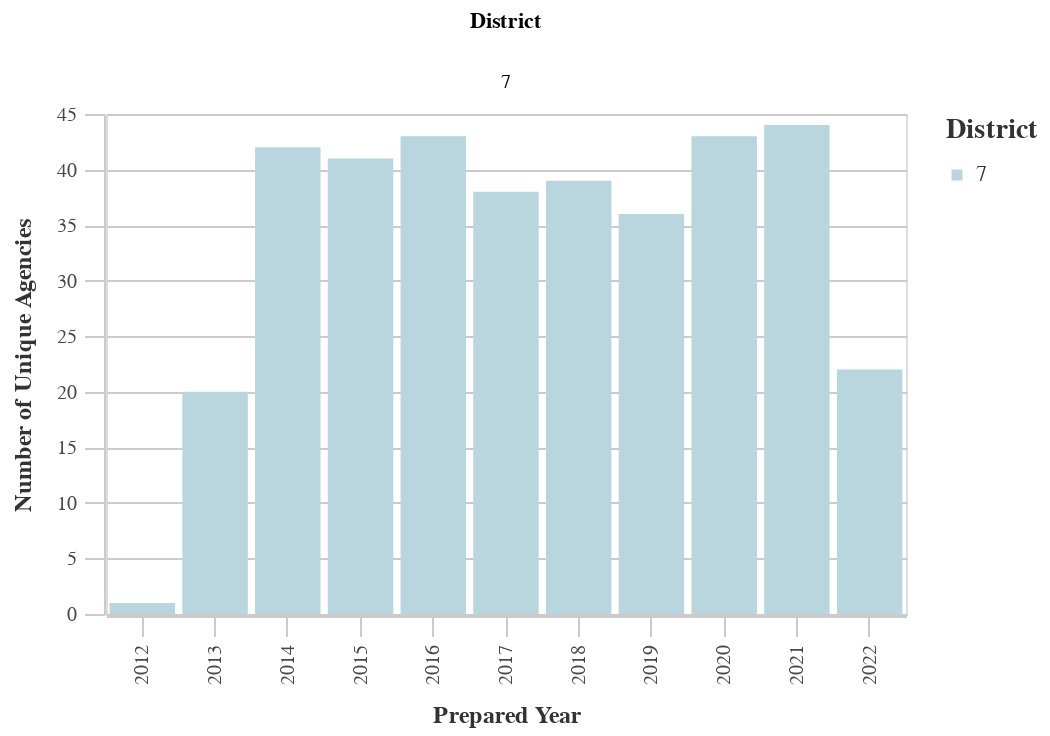

Write notebook code for a chart like this one.
### Code cell
#Unique Prefixes by Dist
dist_years_prefix = ((
        df
        >> group_by(_.prepared_y, _.dist)
        >> summarize(n=_.prefix.nunique())
        >> arrange(-_.prepared_y)
    ).rename(columns={'dist':'District', 'n':'Count'}))

chart11 = (alt.Chart(dist_years_prefix).mark_bar().encode(
        column='District:N',
        x=alt.X('prepared_y:O', title='Prepared Year'),
        y=alt.Y('Count:Q', title='Number of Unique Agencies'),
        color = alt.Color("District:N", 
                              scale=alt.Scale(
                                  range=altair_utils.CALITP_SEQUENTIAL_COLORS),  
                               legend=alt.Legend(title="District")
                              )
                              ))
chart11 = styleguide.preset_chart_config(chart11)
chart11 = _dla_utils_reports.add_tooltip(chart11, 'prepared_y','Count')
    
display(HTML("<h4><strong>Number of Unique Prefix Codes by District</strong></h4>"))
chart11

### Figure 1 — Vega-Lite specification as saved in the notebook (floating-point values rounded to 4 significant figures)
{"config": {"view": {"continuousWidth": 400, "continuousHeight": 300}, "axis": {"domainColor": "#cbcbcb", "grid": true, "gridColor": "#cbcbcb", "gridWidth": 1, "labelColor": "#474747", "labelFont": "Nunito Sans", "labelFontSize": 10, "labelPadding": 4, "tickColor": "#cbcbcb", "tickSize": 10, "titleColor": "#333", "titleFont": "Raleway", "titleFontSize": 12, "titlePadding": 10}, "axisBand": {"grid": false}, "background": "white", "font": "Raleway", "header": {"labelFont": "Nunito Sans", "titleFont": "Raleway"}, "legend": {"labelColor": "#333", "labelFont": "Nunito Sans", "labelFontSize": 11, "labelLimit": 0, "padding": 1, "symbolSize": 30, "symbolType": "square", "titleColor": "#333", "titleFont": "Raleway", "titleFontSize": 14, "titlePadding": 10}, "title": {"anchor": "middle", "font": "Raleway", "fontSize": 18, "fontWeight": 300, "offset": 20}}, "data": {"name": "data-e869c46cb08cc34c8e0df7dd00c9e024"}, "mark": "bar", "encoding": {"color": {"field": "District", "legend": {"title": "District"}, "scale": {"range": ["#B9D6DF", "#8CBCCB", "#2EA8CE", "#136C97", "#0B405B"]}, "type": "nominal"}, "column": {"field": "District", "type": "nominal"}, "tooltip": [{"field": "prepared_y", "type": "quantitative"}, {"field": "Count", "type": "quantitative"}], "x": {"field": "prepared_y", "title": "Prepared Year", "type": "ordinal"}, "y": {"field": "Count", "title": "Number of Unique Agencies", "type": "quantitative"}}, "height": 250, "width": 400, "$schema": "https://vega.github.io/schema/vega-lite/v4.17.0.json", "datasets": {"data-e869c46cb08cc34c8e0df7dd00c9e024": [{"prepared_y": 2022.0, "District": 7, "Count": 22}, {"prepared_y": 2021.0, "District": 7, "Count": 44}, {"prepared_y": 2020.0, "District": 7, "Count": 43}, {"prepared_y": 2019.0, "District": 7, "Count": 36}, {"prepared_y": 2018.0, "District": 7, "Count": 39}, {"prepared_y": 2017.0, "District": 7, "Count": 38}, {"prepared_y": 2016.0, "District": 7, "Count": 43}, {"prepared_y": 2015.0, "District": 7, "Count": 41}, {"prepared_y": 2014.0, "District": 7, "Count": 42}, {"prepared_y": 2013.0, "District": 7, "Count": 20}, {"prepared_y": 2012.0, "District": 7, "Count": 1}]}}
